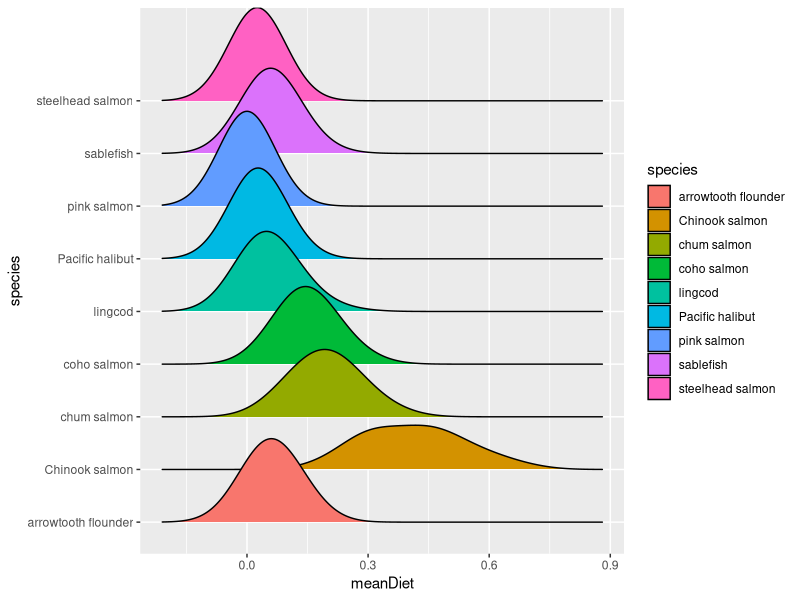
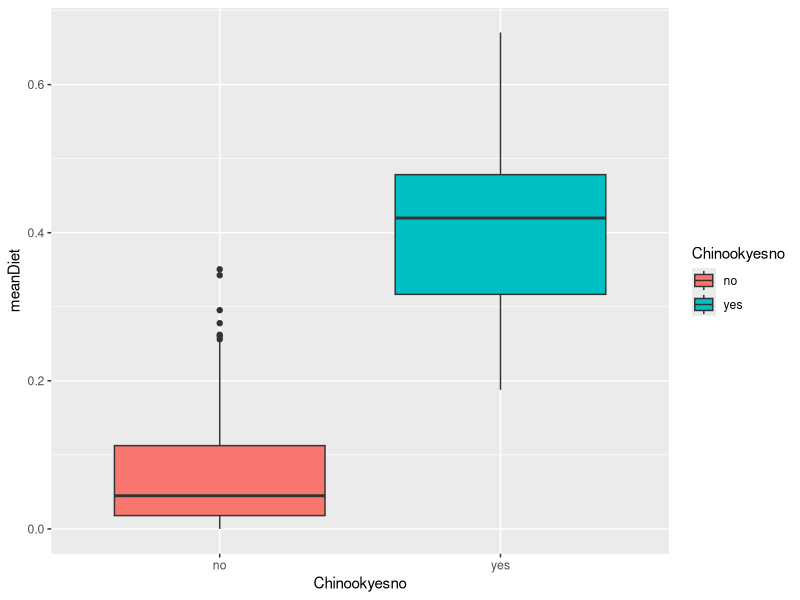
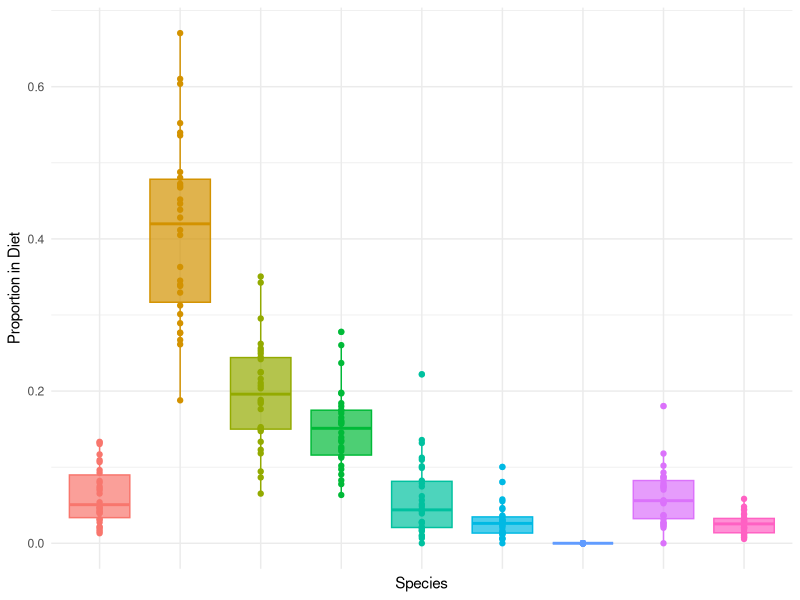
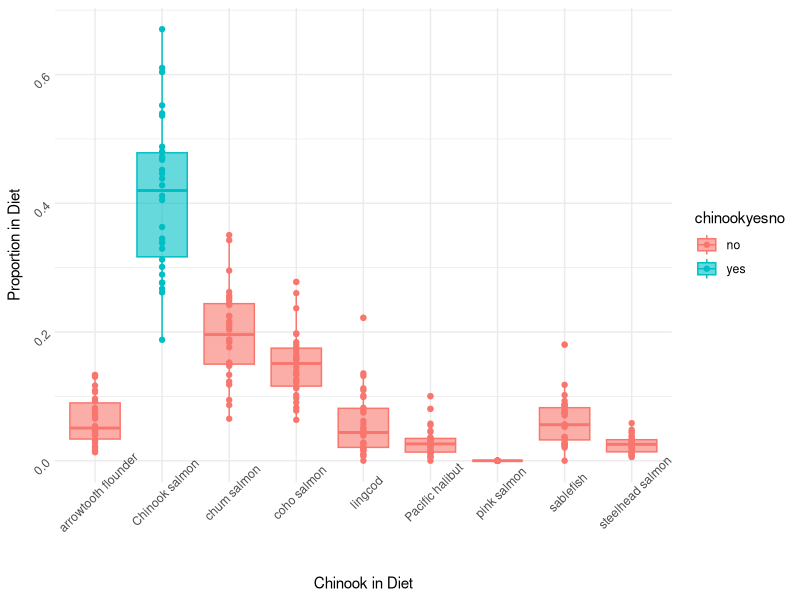
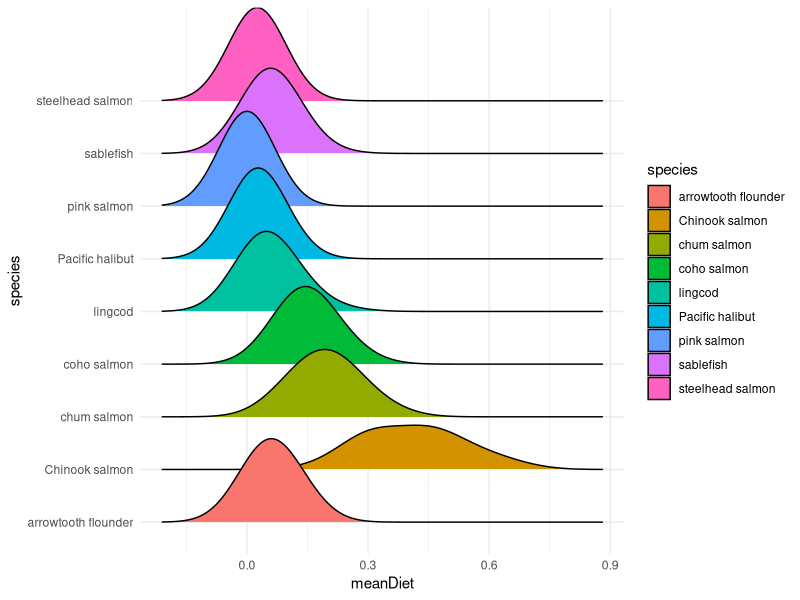
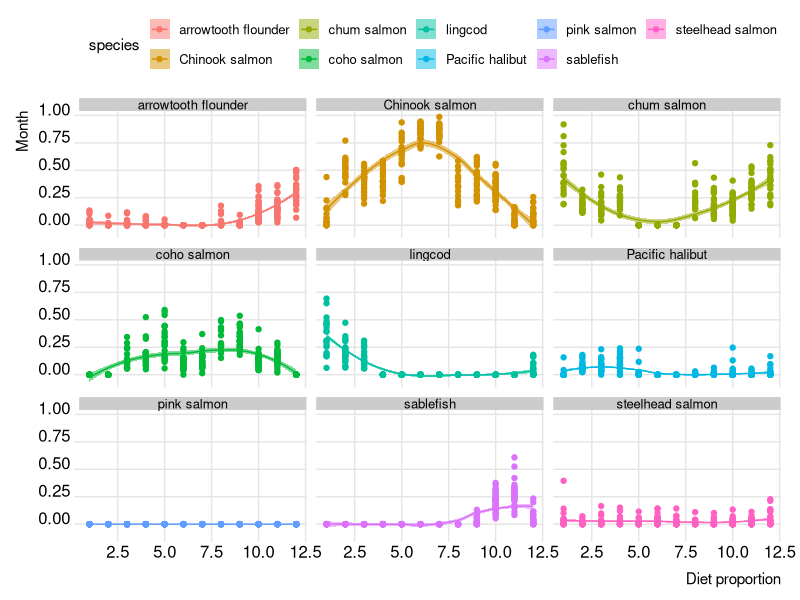
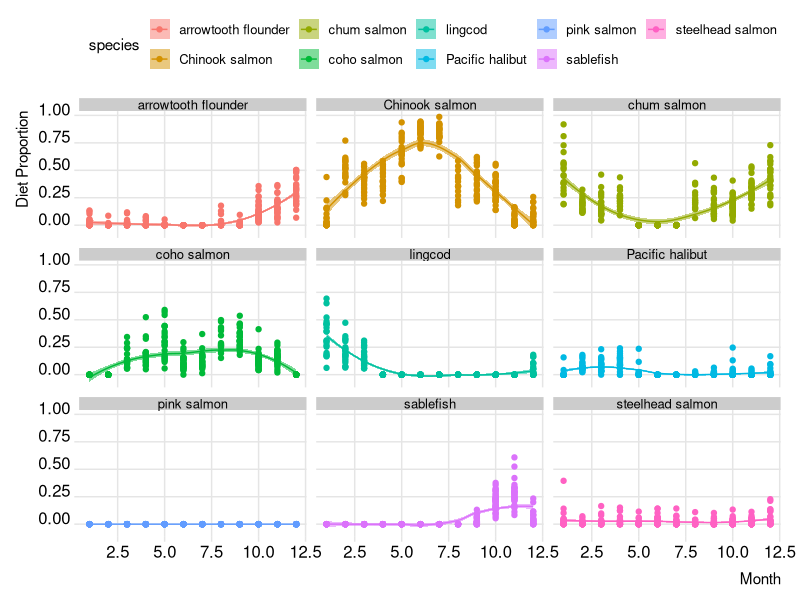
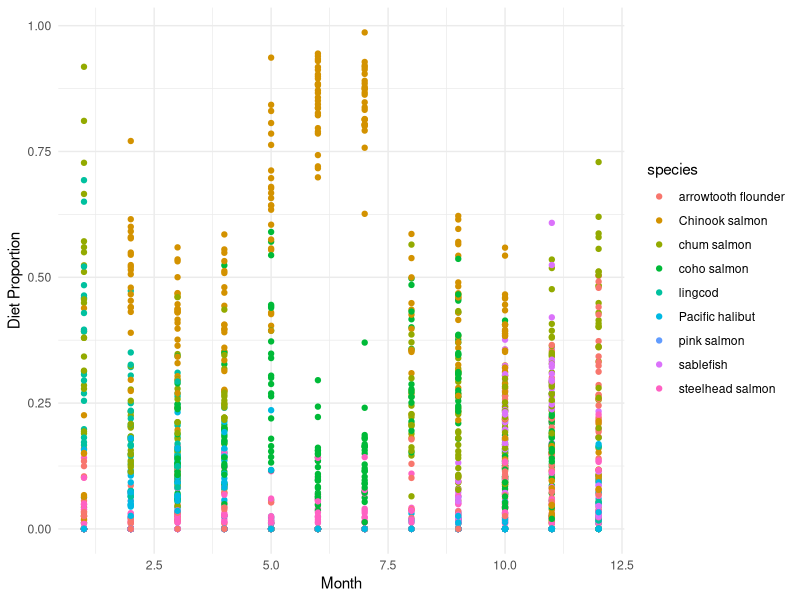

Write R code to recreate these figures, in order.
## ---- chunk 1
knitr::opts_chunk$set(
  echo = TRUE, # Display code chunks
  eval = TRUE, # Evaluate code chunks
  warning = FALSE, # Hide warnings
  message = FALSE, # Hide messages
  comment = "") # Prevents appending '##' to beginning of lines in code output))      
## ---- chunk 2
library(tidyverse)
library(ggridges) # for making cool ridge plots with ggplot!
## ---- chunk 3
#| include: false
kw_diet <- read_csv("../output/KW_diet_simulated_data.csv")
## ---- chunk 4
# Does chinook make up a majority of the diet?

#1 wrangle data - learn group_by, summarize, and mutate
diet_summary <- kw_diet %>% 
  group_by(Ind,species) %>% 
  summarize(meanDiet = mean(propDiet)) %>% 
  mutate(Chinookyesno = ifelse(species == "Chinook salmon", "yes", "no")) 

#2 plot data
ggplot(diet_summary, aes(y = species, x = meanDiet, fill = species)) +
  geom_density_ridges()

ggplot(diet_summary, aes(x = Chinookyesno, y = meanDiet, fill = Chinookyesno)) +
  geom_boxplot()

#3 statistic
test <- aov(meanDiet~Chinookyesno, data=diet_summary)
summary(test)

diet_summary_all <- kw_diet %>% 
  group_by(species) %>% 
  summarize(meanDiet = mean(propDiet))

glimpse(diet_summary_all)

anova_all <- aov(meanDiet~species, data=diet_summary_all)
summary(anova_all)
## ---- chunk 5
glimpse(kw_diet)
## ---- chunk 6
diet_summary <- kw_diet %>% 
  group_by(Ind, species) %>% 
  summarize(meanDiet = mean(propDiet),
            sdDiet = sd(propDiet))

glimpse(diet_summary) 
## ---- chunk 7
#mutate & ifelse

#We will also use the mutate() function from the dplyr package to create a new column indicating whether or not Chinook salmon is present in the diet.

diet_chinook <- diet_summary %>% 
  mutate(chinookyesno = ifelse(species == "Chinook salmon", "yes", "no"))

glimpse(diet_chinook)
## ---- chunk 8
ggplot(diet_summary, 
  aes(x = species, y = meanDiet, 
     fill = species, color = species)) +
  geom_point() + 
  geom_boxplot(alpha = 0.7) +
  guides(color = "none", fill = "none") +
  labs(x = "Species", y = "Proportion in Diet") +
  theme_minimal() +
  theme(axis.text.x = element_blank())  # hide species labels
## ---- chunk 9
ggplot(diet_chinook, aes(x = species, y = meanDiet, color = chinookyesno, fill = chinookyesno)) +
  geom_point() +
  geom_boxplot(alpha = 0.6) +
  labs(x = "Chinook in Diet", y = "Proportion in Diet") +
  theme_minimal() +
  theme(axis.text = element_text(angle = 45))
## ---- chunk 10
ggplot(diet_summary, aes(y = species, x = meanDiet, fill = species)) +
  geom_density_ridges()+
  theme_minimal()
## ---- chunk 11
chinook_anova <- aov(meanDiet ~ species, data = diet_chinook)
summary(chinook_anova)
## ---- chunk 12
TukeyHSD(chinook_anova)
## ---- chunk 13
propChinook <- kw_diet %>% filter(species == "Chinook salmon")

chintest <- aov(propDiet ~ season, propChinook) 

summary(chintest)
## ---- chunk 14
chin.lm <- lm(propDiet ~ as.numeric(Month), propChinook) 
summary(chin.lm)
## ---- chunk 15
# Does diet change throughout the year? AKA does one species change throughout the year?

#1 ggplot with facet wrap
ggplot(kw_diet, aes(x = as.numeric(Month), y = propDiet,
                    color = species, fill = species)) +
  geom_point() +
  geom_smooth(span = 0.8, alpha = 0.5, linewidth = 0.5) +
  facet_wrap(~species) +
  theme_ridges() +
  theme(legend.position = "top",
        text = element_text(size = 11)) +
  labs(x = "Diet proportion", y = "Month") +
  guides(color = guide_legend(nrow = 2),
         fill  = guide_legend(nrow = 2))

#2 filter data to include just one species
propChinook <- kw_diet %>% 
  filter(species == "Chinook salmon")

#3 test statistic
chintest <- aov(propDiet ~ season, propChinook)
summary(chintest)

chin.lm <- lm(propDiet ~ as.numeric(Month), propChinook)
summary(chin.lm)

## ---- chunk 16
ggplot(kw_diet, aes(x = as.numeric(Month), y = propDiet, color = species, fill = species)) + 
  geom_point() + 
  geom_smooth(span = 0.8, alpha = 0.5, linewidth = 0.5) + 
  facet_wrap(~species) + 
  theme_ridges() + 
  theme(legend.position = "top", text = element_text(size = 11)) +
  labs(x = "Month", y = "Diet Proportion") + 
  guides(color = guide_legend(nrow = 2), 
         fill = guide_legend(nrow = 2))
## ---- chunk 17
ggplot(kw_diet, 
       aes(x = Month, y = propDiet, 
           color = species, fill = species)) + 
       geom_point()+
       labs(x = "Month", y = "Diet Proportion") +
       theme_minimal()
## ---- chunk 18
prop_chinook <- kw_diet %>% 
  filter(species == "Chinook salmon")

glimpse(prop_chinook)
## ---- chunk 19
ggplot(prop_chinook, 
       aes(x = as.numeric(Month), y = propDiet)) + 
       geom_point() +
       geom_smooth(span = 0.8, alpha = 0.5, linewidth = 0.5) +
       labs(x = "Month", y = "Proportion of Chinook in Diet") +
       theme_minimal()
## ---- chunk 20
chin.lm <- lm(propDiet ~ as.numeric(Month), prop_chinook)
summary(chin.lm)
## ---- chunk 21
library(palmerpenguins)
ggplot(penguins, aes(x = flipper_length_mm, y = body_mass_g, 
                     color = species)) +
  geom_point() +
  facet_wrap(~species) +
  labs(x = "Flipper Length (mm)", y = "Body Mass (g)")+
  theme_minimal()+
  theme(panel.grid.major = element_blank(),
        panel.grid.minor = element_blank(),
        panel.border = element_rect(color = "grey60",
                                    fill = NA,
                                    linewidth = 0.4))
## ---- chunk 22
ggplot(kw_diet, 
       aes(x = Month, y = propDiet, 
           color = species, fill = species)) + 
       geom_point()+
       geom_smooth(span = 0.8, alpha = 0.5, linewidth = 0.5) +
       facet_wrap(~species) +
       labs(x = "Month", y = "Diet Proportion") +
       theme_minimal()
